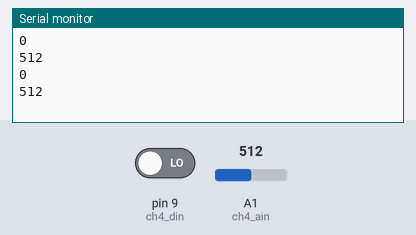
The sketch below on a simulated Arduino Uno, built with avr-gcc and run on an emulated ATmega328P. Parts: the last lines printed to the serial monitor. The test bench sets the inputs (shaded band); at power-on: A1 (ch4_ain) = 512, pin 9 (ch4_din) LOW.

Above: at 1.8 s.
1.9 s: A1 (ch4_ain) set to 716
At 2.5 s:
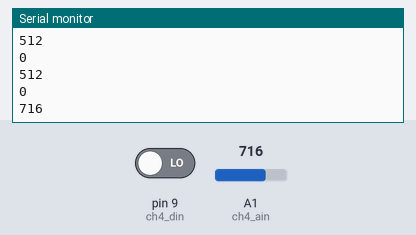
3.4 s: A1 (ch4_ain) set to 900
At 4.8 s:
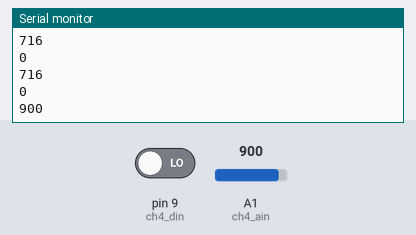
Timing chart, 0 to 6.4 s (numbered marks = the images above; inputs shaded):
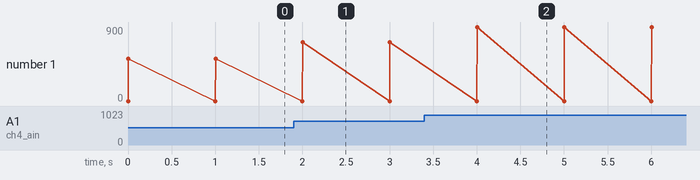

Measured:
- after the input at 1.9 s, the serial monitor: prints a new line after 0.10 s (image 1)
- after the input at 3.4 s, the serial monitor: prints a new line after 0.61 s (image 2)
- plotted number 1: 512 → 716 after the input at 1.9 s, 716 → 900 after the input at 3.4 s

The sketch:

ch4_sensor.ino
```cpp
int ch4_din=9;
int ch4_ain=A1;
int ch4_value=0;


void setup() {
  pinMode(ch4_din,INPUT);
  pinMode(ch4_ain,INPUT);
  Serial.begin(9600);

}

void loop() {
  ch4_value=analogRead(ch4_ain);
  ch4_din=digitalRead(ch4_din);
  Serial.println(ch4_din);
  Serial.println(ch4_value);
  delay(1000);
}
```
